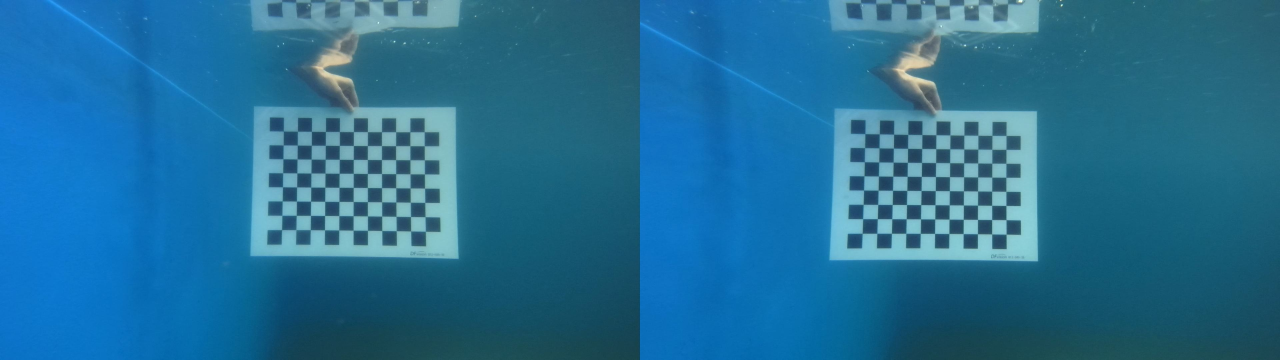
#> input picture ceju/2_JiaoZhen/stitched_image.jpg, 3840 x 1080 px (shown at 1/3 size)
$ python -i advanced_augmentation.py   (imports and definitions only)
#> lines starting #> are read from the running program, lines starting #| are printed output that depends on the picture
import tkinter as tk
from tkinter import filedialog, messagebox, ttk
import cv2
import numpy as np
from PIL import Image, ImageTk
import random
import os

# ================== 数据增强函数 ==================

# 1. 色彩空间增强
def color_space_augment(img):
    """
    色彩空间增强：随机调整亮度、对比度、饱和度和色调
    """
    # 转换为HSV色彩空间
    hsv = cv2.cvtColor(img, cv2.COLOR_BGR2HSV).astype(np.float32)

    # 随机调整
    hsv[..., 0] *= random.uniform(0.8, 1.2)  # 色调
    hsv[..., 1] *= random.uniform(0.5, 1.5)  # 饱和度
    hsv[..., 2] *= random.uniform(0.5, 1.5)  # 亮度

    # 确保值在有效范围内
    hsv[..., 0] = np.clip(hsv[..., 0], 0, 179)
    hsv[..., 1:] = np.clip(hsv[..., 1:], 0, 255)

    hsv = hsv.astype(np.uint8)
    return cv2.cvtColor(hsv, cv2.COLOR_HSV2BGR)

# 2. 旋转增强
def rotate_augment(img):
    """
    旋转增强：随机旋转图片
    """
    h, w = img.shape[:2]
    # 随机旋转角度（-45到45度）
    angle = random.uniform(-45, 45)

    # 计算旋转矩阵
    center = (w // 2, h // 2)
    matrix = cv2.getRotationMatrix2D(center, angle, 1.0)

    # 执行旋转
    return cv2.warpAffine(img, matrix, (w, h), borderMode=cv2.BORDER_REPLICATE)

# 3. 缩放增强
def scale_augment(img):
    """
    缩放增强：随机缩放图片
    """
    h, w = img.shape[:2]
    # 随机缩放因子（0.5到1.5）
    scale = random.uniform(0.5, 1.5)

    # 计算新的尺寸
    new_w = int(w * scale)
    new_h = int(h * scale)

    # 执行缩放
    resized = cv2.resize(img, (new_w, new_h))

    # 如果缩放后的图片比原图片大，随机裁剪回原尺寸
    if scale > 1.0:
        x = random.randint(0, new_w - w)
        y = random.randint(0, new_h - h)
        resized = resized[y:y+h, x:x+w]
    # 如果缩放后的图片比原图片小，居中填充回原尺寸
    else:
        pad_w = (w - new_w) // 2
        pad_h = (h - new_h) // 2
        resized = cv2.copyMakeBorder(resized, pad_h, h - new_h - pad_h, pad_w, w - new_w - pad_w,
                                    cv2.BORDER_CONSTANT, value=(114, 114, 114))

    return resized

# 4. 透视增强
# [49 lines left out: functions perspective_augment, flip_vertical_augment, flip_horizontal_augment, channel_swap_augment, not called in this run]

# 8. Mosaic增强
def mosaic_augment(img, other_imgs=None):
    """
    Mosaic增强：将4张图片拼接成马赛克
    """
    h, w = img.shape[:2]
    mosaic_size = max(h, w)

    # 创建马赛克画布
    mosaic = np.full((mosaic_size, mosaic_size, 3), 114, dtype=np.uint8)

    # 如果没有提供其他图片，使用原图生成3张增强后的图片
    if other_imgs is None:
        other_imgs = [color_space_augment(img), rotate_augment(img), scale_augment(img)]

    # 确保有3张其他图片
    while len(other_imgs) < 3:
        other_imgs.append(color_space_augment(img))

    # 选择4张图片（包括原图）
    imgs = [img] + other_imgs[:3]
    random.shuffle(imgs)

    # 计算每张图片的大小
    sub_size = mosaic_size // 2

    # 缩放并粘贴图片到马赛克画布
    for i in range(4):
        # 缩放图片
        resized = cv2.resize(imgs[i], (sub_size, sub_size))

        # 计算位置
        x = (i % 2) * sub_size
        y = (i // 2) * sub_size

        # 粘贴图片
        mosaic[y:y+sub_size, x:x+sub_size] = resized

    # 调整回原尺寸
    return cv2.resize(mosaic, (w, h))

# 9. Mixup增强
# [81 lines left out: functions mixup_augment, cutmix_augment, translate_augment, shear_augment, not called in this run]

# 所有增强方法的列表和名称
AUGMENTATIONS = {
    "色彩空间增强": color_space_augment,
    "旋转增强": rotate_augment,
    "缩放增强": scale_augment,
    "透视增强": perspective_augment,
    "上下翻转增强": flip_vertical_augment,
    "左右翻转增强": flip_horizontal_augment,
    "BGR通道交换增强": channel_swap_augment,
    "Mosaic增强": mosaic_augment,
    "Mixup增强": mixup_augment,
    "Cutmix增强": cutmix_augment,
    "平移增强": translate_augment,
    "剪切增强": shear_augment
}

# ================== 前端 GUI ==================
class AdvancedAugmentationGUI:
    # [393 lines left out: functions __init__, init_display, load_main_image, load_other_images, display_image, apply_augmentation and 3 more, not called in this run]

# ================== 主程序 ==================
# [4 lines not run here, left out]

>>> import cv2
>>> picture = cv2.imread('2_JiaoZhen/stitched_image.jpg')
#> picture is the input picture: shape (1080, 3840, 3); mean B, G, R 149.3, 110.5, 35.4
>>> result = mosaic_augment(picture)
#> in color_space_augment, `hsv[..., 1] *= random.uniform(0.5, 1.5)`:
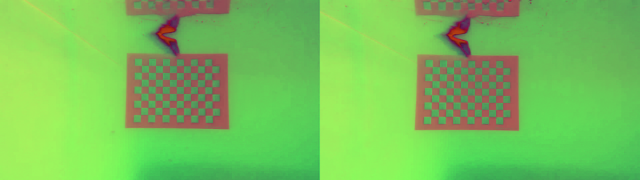
#> hsv: shape (1080, 3840, 3) float32 (shown at 1/6 size); mean B, G, R 113.1, 245, 149.5; drawn with min black and max white
#> in color_space_augment, `hsv[..., 1:] = np.clip(hsv[..., 1:], 0, 255)`:
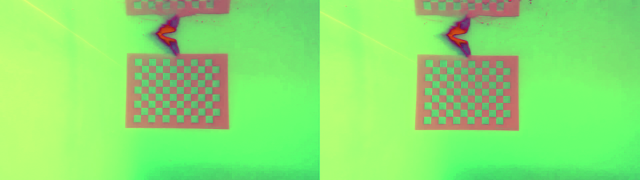
#> hsv: shape (1080, 3840, 3) float32 (shown at 1/6 size); mean B, G, R 113.1, 229.1, 137.3
#> in color_space_augment, `return cv2.cvtColor(hsv, cv2.COLOR_HSV2BGR)`:
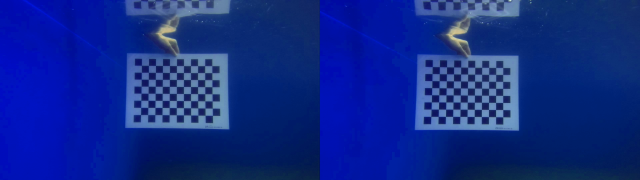
#> returned value: shape (1080, 3840, 3) (shown at 1/6 size); mean B, G, R 136.9, 41.2, 15.2
#> in rotate_augment, `h, w = img.shape[:2]`: h = 1080; w = 3840
#> in rotate_augment, `center = (w // 2, h // 2)`: center = (1920, 540)
#> in rotate_augment, `matrix = cv2.getRotationMatrix2D(center, angle, 1.0)`: matrix = [[0.929, -0.37, 335.7], [0.37, 0.929, -671.6]]
#> in rotate_augment, `return cv2.warpAffine(img, matrix, (w, h), borderMode=cv2.BORDER_REPLI..`:
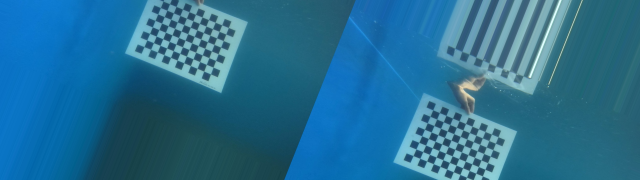
#> returned value: shape (1080, 3840, 3) (shown at 1/6 size); mean of channels 0, 1, 2 146.9, 110.6, 37.9; drawn as B, G, R
#> in scale_augment, `h, w = img.shape[:2]`: h = 1080; w = 3840
#> in scale_augment, `new_w = int(w * scale)`: new_w = 3883
#> in scale_augment, `new_h = int(h * scale)`: new_h = 1092
#> in scale_augment, `x = random.randint(0, new_w - w)`: x = 25
#> in scale_augment, `y = random.randint(0, new_h - h)`: y = 12
#> after the loop in mosaic_augment, `while len(other_imgs) < 3:`: other_imgs = 3 items
#> in mosaic_augment, `imgs = [img] + other_imgs[:3]`: imgs = 4 items
#> the loop in mosaic_augment, `for i in range(4):` made 4 passes
#> pass 1, in mosaic_augment, `resized = cv2.resize(imgs[i], (sub_size, sub_size))`:
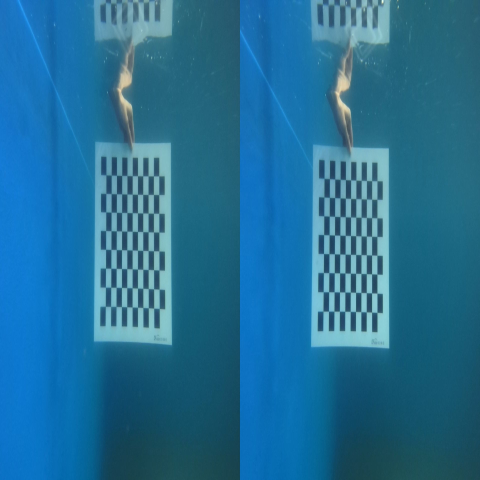
#> resized: shape (1920, 1920, 3) (shown at 1/4 size); mean of channels 0, 1, 2 149.2, 110.3, 35.3; drawn as B, G, R
#> after the loop in mosaic_augment, `for i in range(4):`:
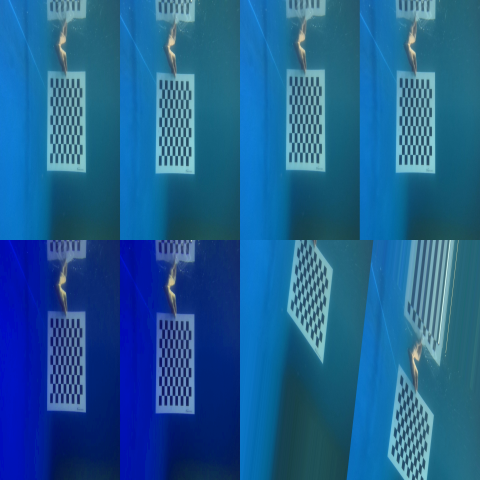
#> mosaic: shape (3840, 3840, 3) (shown at 1/8 size); mean of channels 0, 1, 2 145.4, 93, 30.8; drawn as B, G, R
#> in mosaic_augment, `return cv2.resize(mosaic, (w, h))`:
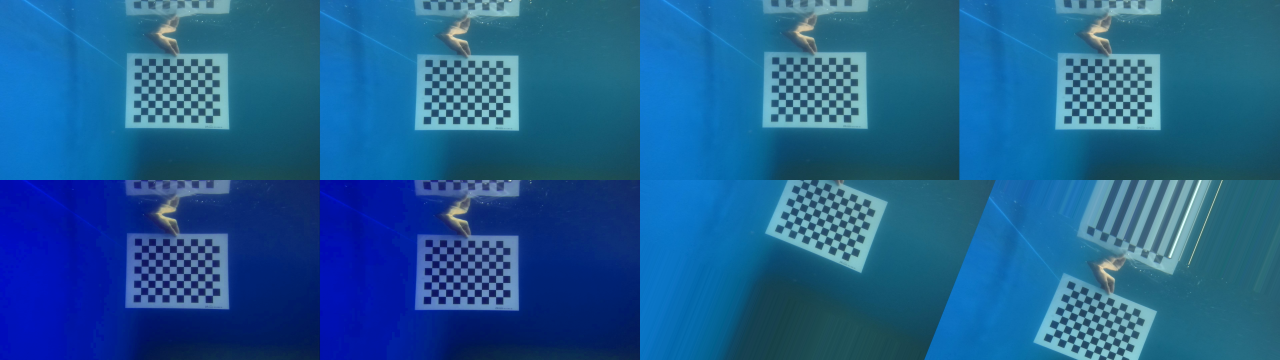
#> returned value: shape (1080, 3840, 3) (shown at 1/3 size); mean of channels 0, 1, 2 145.4, 93, 30.8; drawn as B, G, R

$ run again, on ceju/2_JiaoZhen/left_19.jpg
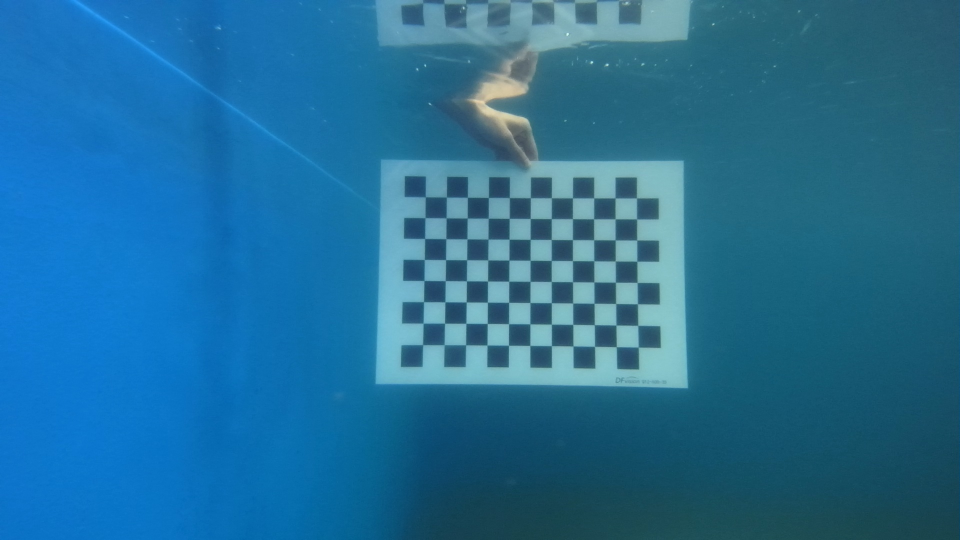
#> input picture ceju/2_JiaoZhen/left_19.jpg, 1920 x 1080 px (shown at 1/2 size)
#> picture is the input picture: shape (1080, 1920, 3); mean B, G, R 151.7, 110.5, 34.8
#> in rotate_augment, `h, w = img.shape[:2]`: h = 1080; w = 1920
#> center = (960, 540)
#> matrix = [[0.929, -0.37, 267.7], [0.37, 0.929, -316.7]]
#> in scale_augment, `h, w = img.shape[:2]`: h = 1080; w = 1920
#> new_w = 1941
#> new_h = 1092
#> in scale_augment, `x = random.randint(0, new_w - w)`: x = 12
#> after the loop in mosaic_augment, `while len(other_imgs) < 3:`: other_imgs = 3 items
#> imgs = 4 items
#> after the loop in mosaic_augment, `for i in range(4):`:
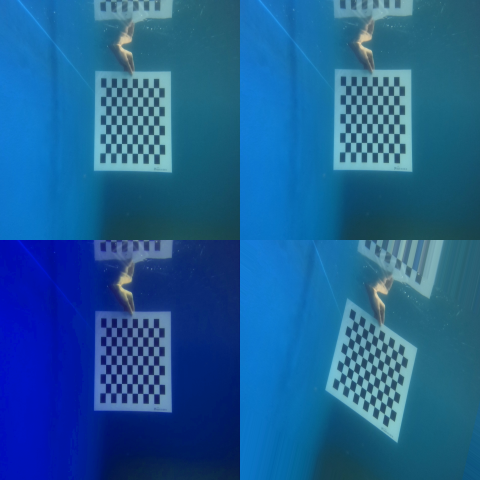
#> mosaic: shape (1920, 1920, 3) (shown at 1/4 size); mean of channels 0, 1, 2 148.8, 93.2, 30.1; drawn as B, G, R
#> in mosaic_augment, `return cv2.resize(mosaic, (w, h))`:
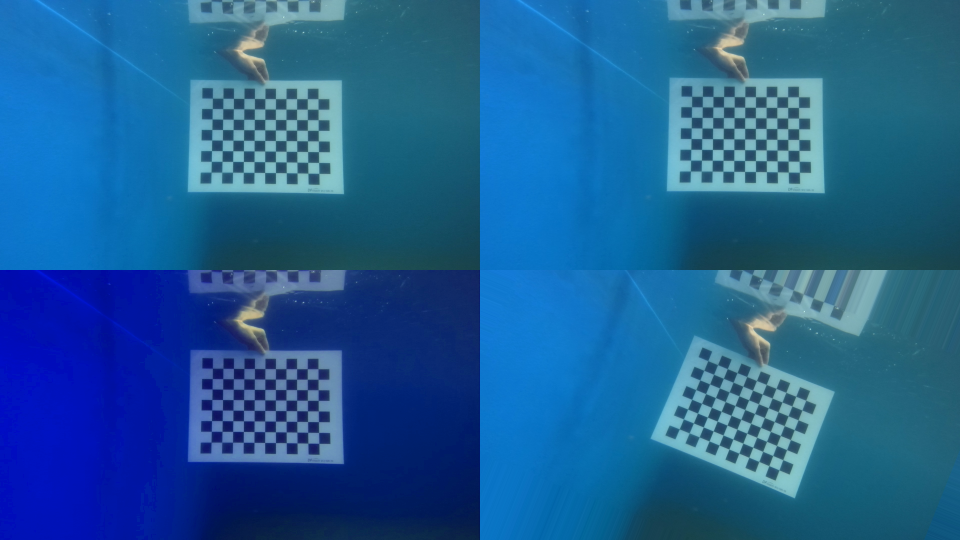
#> returned value: shape (1080, 1920, 3) (shown at 1/2 size); mean of channels 0, 1, 2 148.8, 93.2, 30.1; drawn as B, G, R

$ run again, on ceju/2_JiaoZhen/right_19.jpg
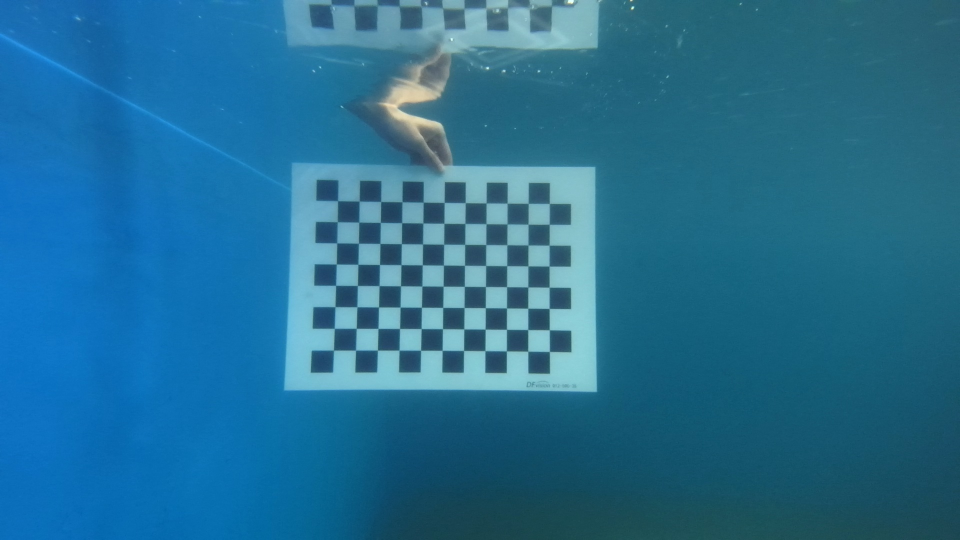
#> input picture ceju/2_JiaoZhen/right_19.jpg, 1920 x 1080 px (shown at 1/2 size)
#> picture is the input picture: shape (1080, 1920, 3); mean B, G, R 146.8, 110.4, 36.2
#> in rotate_augment, `h, w = img.shape[:2]`: h = 1080; w = 1920
#> center = (960, 540)
#> matrix = [[0.929, -0.37, 267.7], [0.37, 0.929, -316.7]]
#> in scale_augment, `h, w = img.shape[:2]`: h = 1080; w = 1920
#> new_w = 1941
#> new_h = 1092
#> in scale_augment, `x = random.randint(0, new_w - w)`: x = 12
#> after the loop in mosaic_augment, `while len(other_imgs) < 3:`: other_imgs = 3 items
#> imgs = 4 items
#> after the loop in mosaic_augment, `for i in range(4):`:
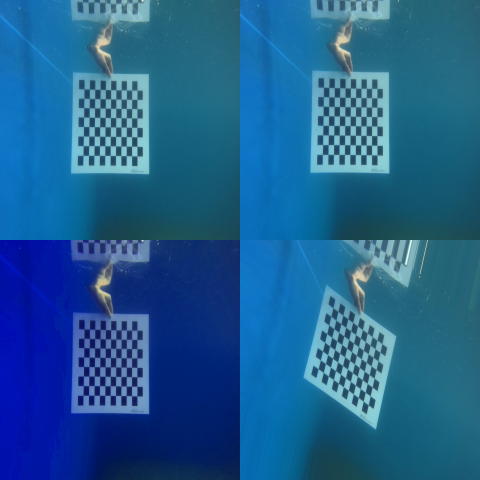
#> mosaic: shape (1920, 1920, 3) (shown at 1/4 size); mean of channels 0, 1, 2 143.8, 93.6, 31; drawn as B, G, R
#> in mosaic_augment, `return cv2.resize(mosaic, (w, h))`:
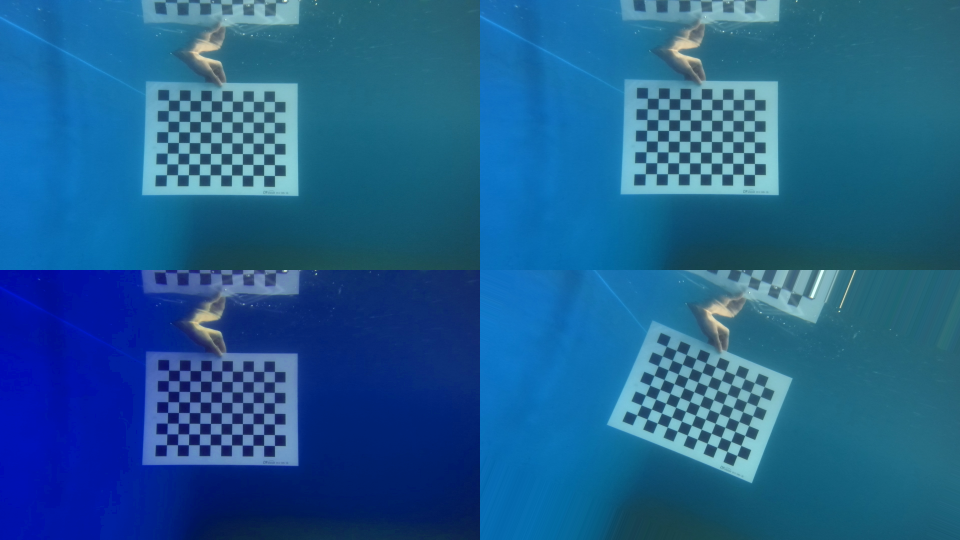
#> returned value: shape (1080, 1920, 3) (shown at 1/2 size); mean of channels 0, 1, 2 143.8, 93.6, 30.9; drawn as B, G, R
